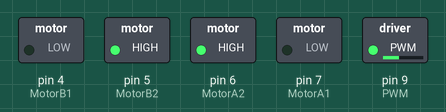
The sketch below on a simulated Arduino Uno, built with avr-gcc and run on an emulated ATmega328P. Shown: switched loads named in the sketch (green lamp = pin HIGH).

Above: at 0.1 s.
Timing chart, 0 to 1.6 s (numbered marks = the images above):
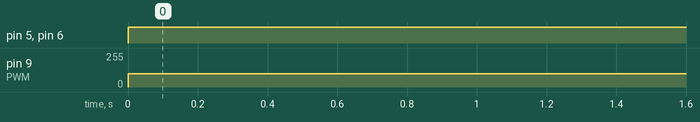

Measured:
- by itself, pin 5 (MotorB2), pin 6 (MotorA2): LOW → HIGH at 0.00 s
- by itself, pin 9 (PWM): 0/255 → 100/255 at 0.00 s

The sketch:

L293d_Test.ino
```cpp
#define MotorA1 7
#define MotorA2 6
#define MotorB1 4
#define MotorB2 5
#define PWM     9


#define MotorAForward(pwm)    do{digitalWrite(MotorA1,HIGH); digitalWrite(MotorA2,LOW); analogWrite(PWM,pwm);} while(0)
#define MotorAStop       do{digitalWrite(MotorA1,LOW);  digitalWrite(MotorA2,LOW);} while(0)
#define MotorABackward(pwm)  do{digitalWrite(MotorA1,LOW);  digitalWrite(MotorA2,HIGH); analogWrite(PWM,pwm);}while(0)

#define MotorBForward(pwm)   do{digitalWrite(MotorB1,HIGH); digitalWrite(MotorB2,LOW); analogWrite(PWM,pwm);} while(0)
#define MotorBStop   do{digitalWrite(MotorB1,LOW);  digitalWrite(MotorB2,LOW);} while(0)
#define MotorBBackward(pwm) do{digitalWrite(MotorB1,LOW);  digitalWrite(MotorB2,HIGH); analogWrite(PWM,pwm);}while(0)
int Motor_PWM = 100;


void Front(void)
{
  MotorAForward(Motor_PWM);
  MotorBForward(Motor_PWM);
}

void Back(void)
{
  MotorABackward(Motor_PWM);  MotorBBackward(Motor_PWM);
}
void Right(void)
{
  MotorAForward(Motor_PWM);   MotorBBackward(Motor_PWM);
}
void Left(void)
{
  MotorABackward(Motor_PWM);  MotorBForward(Motor_PWM);
}


void setup() {
pinMode(MotorA1,OUTPUT);  pinMode(MotorA2,OUTPUT);
pinMode(MotorB1,OUTPUT);  pinMode(MotorB2,OUTPUT);
}

void loop() {
Back();
//digitalWrite(MotorA1,HIGH); digitalWrite(MotorA2,LOW);
}
```
